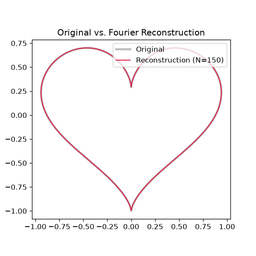
#> input picture practice/Online3/23/heart_comparison_online.png, 256 x 256 px, shrunk from 600 x 600 before the run, given in place of noisy_letter_small.png, which was not available
$ python StudentID_Pred10_CFT2D_denoise_mission.py
#> lines starting #> are read from the running program, lines starting #| are printed output that depends on the picture; after the words box and inside, x2 and y2 are one past the last pixel; in counts of white or black regions, pixels touching at a corner belong together; pictures that were not available may be replaced by others from this repository, and a replacement may not be noted
### practice/Online3/23/predicted_onlines/cft_edge_detector.py
import numpy as np
import matplotlib.pyplot as plt
from imageio.v2 import imread


class ContinuousImage:
    """Represents a grayscale image as a continuous 2D spatial signal. (Given)"""

    def __init__(self, image_path):
        self.image = imread(image_path, mode='L').astype(float)
#> self.image: shape (256, 256) float64; min 2, max 255, mean 247.6
        self.image = self.image / np.max(self.image)

        # Continuous spatial coordinate vectors, both spanning [-1, 1]
        self.x = np.linspace(-1, 1, self.image.shape[1])
#> self.x = 256 values from -1 to 1
        self.y = np.linspace(-1, 1, self.image.shape[0])
#> self.y = 256 values from -1 to 1

    # [5 lines left out: function show, not called in this run]


class CFT2D:
    """Computes the 2D Continuous Fourier Transform of a ContinuousImage
    using separable numerical (trapezoidal) integration."""

    def __init__(self, image_obj: ContinuousImage):
        self.I = image_obj.image
        self.x = image_obj.x
        self.y = image_obj.y

        # Frequency axes conjugate to x and y (given), spanning the full
        # Nyquist range implied by the sample spacing (dx, dy). This is
        # what lets the transform represent fine, edge-scale spatial
        # detail instead of only very coarse (near-DC) variation.
        dx = self.x[1] - self.x[0]
#> dx = 0.00784
        dy = self.y[1] - self.y[0]
#> dy = 0.00784
        self.u = np.linspace(-1 / (2 * dx), 1 / (2 * dx), self.I.shape[1])
#> self.u = 256 values from -63.75 to 63.75
        self.v = np.linspace(-1 / (2 * dy), 1 / (2 * dy), self.I.shape[0])
#> self.v = 256 values from -63.75 to 63.75

    def compute_cft(self):
        """
        Compute the real and imaginary parts of the 2D Continuous Fourier
        Transform of self.I, using SEPARABLE trapezoidal integration:

            Re{F(u,v)} =  Integral Integral I(x,y) cos(2*pi*(u*x + v*y)) dx dy
            Im{F(u,v)} = -Integral Integral I(x,y) sin(2*pi*(u*x + v*y)) dx dy

        Do NOT evaluate this as a direct 4-nested-loop double integral over
        (x, y, u, v) -- that is O(N^4) and will not finish in reasonable
        time. Instead exploit separability: expand cos(2*pi*(ux+vy)) and
        sin(2*pi*(ux+vy)) with the angle-sum identities, first integrate
        over x for every (y, u) pair, then integrate the result over y for
        every (u, v) pair. Each of the two stages is an O(N^3) operation
        (an O(N) numerical integral, repeated over an N x N grid), which is
        what makes this tractable.

        Use self.u and self.v (NOT self.x/self.y) as the frequency axes --
        they were already computed for you in __init__.

        Use np.trapezoid(..., axis=...) for the integration -- no built-in
        FFT/DFT routine (np.fft, scipy.fft, ...) may be used anywhere in
        this method.

        Returns
        -------
        real, imag : two 2D numpy arrays, each of shape self.I.shape
        """
        # TODO: implement this method
        # raise NotImplementedError("Implement CFT2D.compute_cft")

        # I(y, x) -> (Ny, Nx)

        cos_ux = np.cos(2 * np.pi * np.outer(self.u, self.x)) # (Nu, Nx)
        sin_ux = np.sin(2 * np.pi * np.outer(self.u, self.x)) # (Nu, Nx)

        cos_vy = np.cos(2 * np.pi * np.outer(self.v, self.y)) # (Nv, Ny)
        sin_vy = np.sin(2 * np.pi * np.outer(self.v, self.y)) # (Nv, Ny)

        # (Ny, 1, Nx) * (1, Nu, Nx) -> (Ny, Nu, Nx) -> (Ny, Nu)
        C_x = np.trapezoid(self.I[:, None, :] * cos_ux[None, :, :], self.x, axis=2)
        S_x = np.trapezoid(self.I[:, None, :] * sin_ux[None, :, :], self.x, axis=2)

        # (Nv, Ny, 1) * (1, Ny, Nu) -> (Nv, Ny, Nu) -> (Nv, Nu)
        cos_vy_C_x = np.trapezoid(cos_vy[:, :, None] * C_x[None, :, :], self.y, axis=1)
        sin_vy_S_x = np.trapezoid(sin_vy[:, :, None] * S_x[None, :, :], self.y, axis=1)
        cos_vy_S_x = np.trapezoid(cos_vy[:, :, None] * S_x[None, :, :], self.y, axis=1)
        sin_vy_C_x = np.trapezoid(sin_vy[:, :, None] * C_x[None, :, :], self.y, axis=1)

        real = cos_vy_C_x - sin_vy_S_x
        imag = -(cos_vy_S_x + sin_vy_C_x)

        return real, imag

    # [19 lines left out: function plot_magnitude, not called in this run]


class FrequencyFilter:
    """Applies frequency-domain filtering operations. (Given)"""

    # [12 lines left out: function high_pass, not called in this run]


class InverseCFT2D:
    """Reconstructs the spatial-domain image from a (filtered) 2D frequency
    spectrum using separable numerical integration."""

    def __init__(self, real, imag, u, v, x, y):
        self.real = real
        self.imag = imag
        self.u = u
        self.v = v
        self.x = x
        self.y = y

    def reconstruct(self):
        """
        Perform the inverse 2D Continuous Fourier Transform:

            I(x,y) = Integral Integral F(u,v) exp(j*2*pi*(u*x + v*y)) du dv

        using the same separable-integration strategy as compute_cft():
        expand the complex exponential into cos/sin via Euler's identity,
        integrate over v first (for every (y, u) pair), then integrate
        that result over u (for every (x, y) pair). Use np.trapezoid.

        self.real, self.imag are the (possibly filtered) frequency-domain
        components; self.u, self.v are the frequency axes they were
        computed on; self.x, self.y are the spatial axes to reconstruct
        onto.

        Returns
        -------
        image : 2D numpy array of shape (len(self.y), len(self.x))
            The reconstructed real-valued spatial-domain signal. Note
            that after a high-pass filter this is NOT a valid image on
            its own (it will contain negative values, since the DC/
            low-frequency component that carried the average brightness
            has been removed) -- see the command-line entry point below
            for how it gets turned into a displayable edge map.
        """
        # TODO: implement this method
        # raise NotImplementedError("Implement InverseCFT2D.reconstruct")
        cos_ux = np.cos(2 * np.pi * np.outer(self.u, self.x)) # (Nu, Nx)
        sin_ux = np.sin(2 * np.pi * np.outer(self.u, self.x)) # (Nu, Nx)
        cos_vy = np.cos(2 * np.pi * np.outer(self.v, self.y)) # (Nv, Ny)
        sin_vy = np.sin(2 * np.pi * np.outer(self.v, self.y)) # (Nv, Ny)

        # (Nv, 1, Nu) * (Nv, Ny, 1) -> (Nv, Ny, Nu) -> (Ny, Nu)
        real_cos = np.trapezoid(self.real[:, None, :] * cos_vy[:, :, None], self.v, axis=0)
        real_sin = np.trapezoid(self.real[:, None, :] * sin_vy[:, :, None], self.v, axis=0)
        imag_cos = np.trapezoid(self.imag[:, None, :] * cos_vy[:, :, None], self.v, axis=0)
        imag_sin = np.trapezoid(self.imag[:, None, :] * sin_vy[:, :, None], self.v, axis=0)

        C_v = real_cos - imag_sin
        S_v = real_sin + imag_cos

        # (1, Nu, Nx) * (Ny, Nu, 1) -> (Ny, Nu, Nx) -> (Ny, Nx)
        cos_ux_C_v = np.trapezoid(cos_ux[None, :, :] * C_v[:, :, None], self.u, axis=1)
        sin_ux_S_v = np.trapezoid(sin_ux[None, :, :] * S_v[:, :, None], self.u, axis=1)

        image = cos_ux_C_v - sin_ux_S_v
        return image

# =====================================================
# Command-line entry point (given -- do not modify)
# Usage: python3 cft_edge_detector.py <input_image_path> <output_image_path> [cutoff]
# =====================================================
# [29 lines that do not run on import are left out]

### practice/Online3/23/predicted_onlines/StudentID_Pred10_CFT2D_denoise_mission.py
"""
CSE 220 - Predicted Online 10 ("Mission"-style): Frequency-Domain Denoising
                                                   Using Your Own CFT2D
Time: 40 minutes

Sequel to last year's "Prove Your Relevancy" secret-agent mission, but this
year everything must go through your OWN trapezoidal CFT2D / InverseCFT2D
(imported unmodified from cft_edge_detector.py) - no np.fft anywhere, and no
new classes/methods (the custom notch mask lives in this script, exactly
like the offline's own high_pass is just a disk mask you're allowed to
mimic, not subclass).
"""

import numpy as np
import matplotlib.pyplot as plt

from cft_edge_detector import ContinuousImage, CFT2D, InverseCFT2D

trapz = np.trapezoid if hasattr(np, "trapezoid") else np.trapz


def notch_mask(real, imag, peak_coords, notch_radius=2):
    """
    Zero out small disks around each given (row, col) index into the
    spectrum - and their point-mirror partner, since a real-valued image
    has conjugate-symmetric spectrum, so periodic noise shows up as a PAIR
    of symmetric peaks.
    """
    rows, cols = real.shape
    real, imag = real.copy(), imag.copy()
    yy, xx = np.meshgrid(np.arange(rows), np.arange(cols), indexing="ij")
    mask = np.ones((rows, cols), dtype=bool)
    for (pr, pc) in peak_coords:
        d = np.sqrt((yy - pr) ** 2 + (xx - pc) ** 2)
        mask &= d > notch_radius
        mr, mc = rows - 1 - pr, cols - 1 - pc  # mirror about the spectrum center
        d2 = np.sqrt((yy - mr) ** 2 + (xx - mc) ** 2)
        mask &= d2 > notch_radius
    real[~mask] = 0
    imag[~mask] = 0
    return real, imag


if __name__ == "__main__":
    IMAGE_PATH = "D:\\BUET\\CSE220\\practice\\Online3\\23\\predicted_onlines\\test_assets\\noisy_letter_small.png"   # keep images SMALL - trapz CFT is O(N^3)

    img = ContinuousImage(IMAGE_PATH)
    cft2d = CFT2D(img)
    real, imag = cft2d.compute_cft()
    mag = np.sqrt(real ** 2 + imag ** 2)

    # ---- Step 1: visualize the spectrum and locate the noise peak(s) -----------
    plt.figure(figsize=(5, 5))
    plt.imshow(np.log1p(mag), cmap="viridis",
               extent=[cft2d.u[0], cft2d.u[-1], cft2d.v[0], cft2d.v[-1]], origin="lower")
    plt.title("Log-magnitude spectrum - look for bright off-center dots")
    plt.colorbar();
    plt.savefig("noisy_spectrum.png")
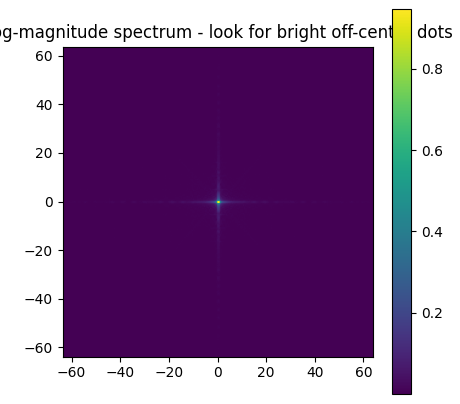
#> figure drawn by matplotlib, 2 panels
    plt.tight_layout(); plt.show()
#> after `plt.tight_layout()`:
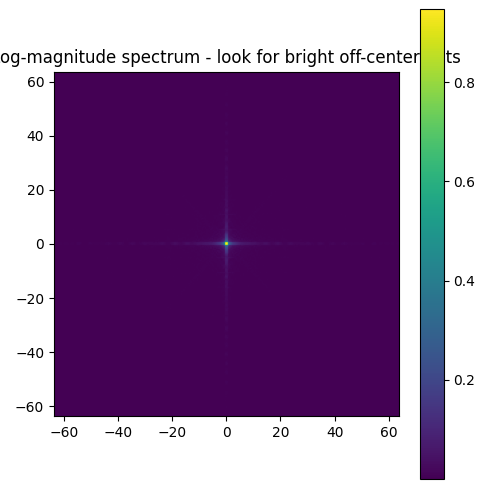
#> figure drawn by matplotlib, 2 panels

    # ---- Step 2: automatically find the strongest non-DC peak(s) for convenience
    # (on exam day you may just eyeball this from the plot instead)
    rows, cols = mag.shape
#> rows = 256
    cy, cx = rows // 2, cols // 2
    mag_copy = mag.copy()
    mag_copy[cy - 1:cy + 2, cx - 1:cx + 2] = 0  # exclude near-DC
#> mag_copy: shape (256, 256) float64; min 0, max 0.523, mean 0.00159
    top_idx = np.dstack(np.unravel_index(np.argsort(-mag_copy.ravel())[:4], mag_copy.shape))[0]
#> top_idx = [[127, 126], [128, 126], [126, 127], [126, 128]]
    peak_coords = [tuple(p) for p in top_idx]
#> peak_coords = [(127, 126), (128, 126), (126, 127), (126, 128)]
    print("Detected candidate noise peaks (row, col):", peak_coords)
#| Detected candidate noise peaks (row, col): [(127, 126), (128, 126), (126, 127), (126, 128)]

    # ---- Step 3: notch them out and reconstruct ---------------------------------
    real_f, imag_f = notch_mask(real, imag, peak_coords, notch_radius=2)
#> the loop in notch_mask, `for (pr, pc) in peak_coords:` made 4 passes
#> (pr, pc, mr, mc) on passes 1 to 4: (127, 126, 128, 129), (128, 126, 127, 129), (126, 127, 129, 128), (126, 128, 129, 127)
#> pass 1, in notch_mask, `d = np.sqrt((yy - pr) ** 2 + (xx - pc) ** 2)`:
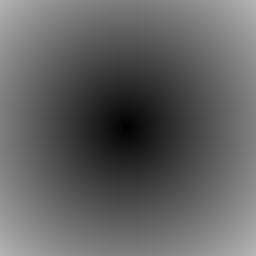
#> d: shape (256, 256) float64; min 0, max 181.7, mean 98
#> pass 1, in notch_mask, `mask &= d > notch_radius`:
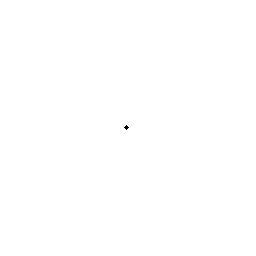
#> mask: shape (256, 256) bool; 100% white; black in thin lines or dots, all inside (x1, y1, x2, y2) = (124, 125, 129, 130)
#> after the loop in notch_mask, `for (pr, pc) in peak_coords:`: mask: shape (256, 256) bool; 99.9% white; 1 black region, box (x1, y1, x2, y2) and area: (124, 124, 132, 132) 40
#> in notch_mask, `real[~mask] = 0`:
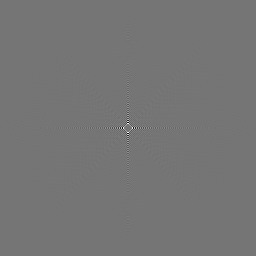
#> real: shape (256, 256) float64; min -0.172, max 0.201, mean 1.9e-05; drawn with min black and max white
#> in notch_mask, `imag[~mask] = 0`: imag: shape (256, 256) float64; min -0.0232, max 0.0232, mean 1.77e-19
    icft2d = InverseCFT2D(real_f, imag_f, cft2d.u, cft2d.v, img.x, img.y)
    denoised = np.real(icft2d.reconstruct())
#> in reconstruct, `real_cos = np.trapezoid(self.real[:, None, :] * cos_vy[:, :, None], se..`:
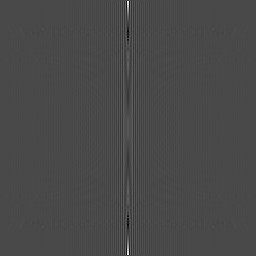
#> real_cos: shape (256, 256) float64; min -0.483, max 1.2, mean 0.000771; drawn with min black and max white
#> in reconstruct, `image = cos_ux_C_v - sin_ux_S_v`:
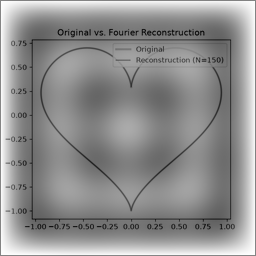
#> image: shape (256, 256) float64; min -1.08, max 1, mean 0.0977; drawn with min black and max white

    fig, axes = plt.subplots(1, 2, figsize=(9, 4.5))
    axes[0].imshow(img.image, cmap="gray"); axes[0].set_title("Noisy input"); axes[0].axis("off")
    axes[1].imshow(denoised, cmap="gray"); axes[1].set_title("Denoised (CFT2D notch)"); axes[1].axis("off")
    plt.savefig("denoised_result.png")
    plt.tight_layout(); plt.show()

    print("\nWorkflow reminder for the real exam image:")
    print("1. Keep the image SMALL (e.g. <= 64x64) - your CFT2D is O(N^3) trapz, not FFT.")
    print("2. Use plot_magnitude()/this log-spectrum plot to find the noise peak(s) by eye")
    print("   if the automatic peak-finder above doesn't isolate them cleanly.")
    print("3. Reuse notch_mask(...) with the coordinates you found - do NOT add new")
    print("   methods to CFT2D/InverseCFT2D/FrequencyFilter, keep the custom logic here.")
    print("4. If the noise is a full row/column of energy in the spectrum (pure")
    print("   horizontal- or vertical-only stripes), zero the whole row/column instead")
    print("   of individual point peaks - it's faster and more thorough.")

$ run again, on practice/Online3/23/heart_pruned_0.96.png
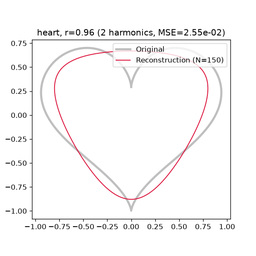
#> input picture practice/Online3/23/heart_pruned_0.96.png, 256 x 256 px, shrunk from 600 x 600 before the run, given in place of noisy_letter_small.png, which was not available
#> in compute_cft, `cos_vy_S_x = np.trapezoid(cos_vy[:, :, None] * S_x[None, :, :], self.y..`:
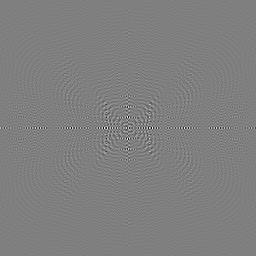
#> cos_vy_S_x: shape (256, 256) float64; min -0.0117, max 0.0117, mean -5.75e-20; drawn with min black and max white
#> mag_copy: shape (256, 256) float64; min 0, max 0.518, mean 0.0016
#> top_idx = [[127, 126], [128, 126], [126, 127], [126, 128]]
#> peak_coords = [(127, 126), (128, 126), (126, 127), (126, 128)]
#| Detected candidate noise peaks (row, col): [(127, 126), (128, 126), (126, 127), (126, 128)]
#> the loop in notch_mask, `for (pr, pc) in peak_coords:` made 4 passes
#> (pr, pc, mr, mc) on passes 1 to 4: (127, 126, 128, 129), (128, 126, 127, 129), (126, 127, 129, 128), (126, 128, 129, 127)
#> in reconstruct, `image = cos_ux_C_v - sin_ux_S_v`:
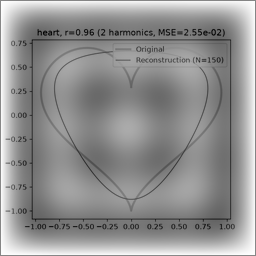
#> image: shape (256, 256) float64; min -1.12, max 1.01, mean 0.0977; drawn with min black and max white
